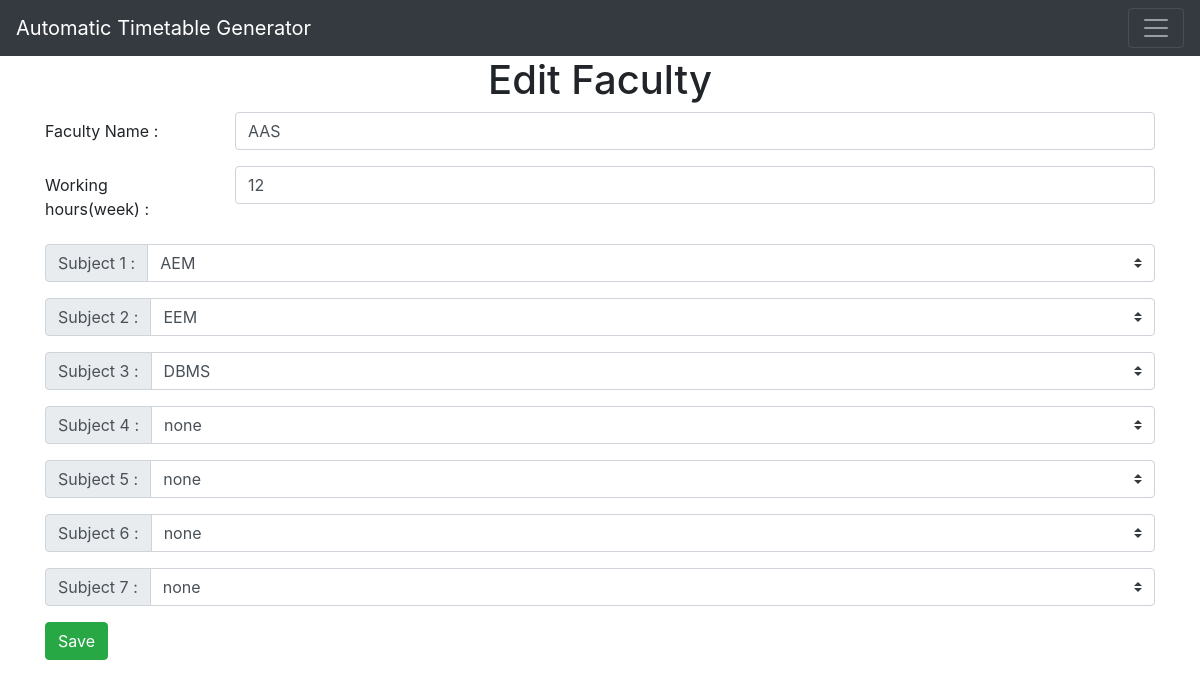
Page /edit/faculty/1 on the earlier database version.
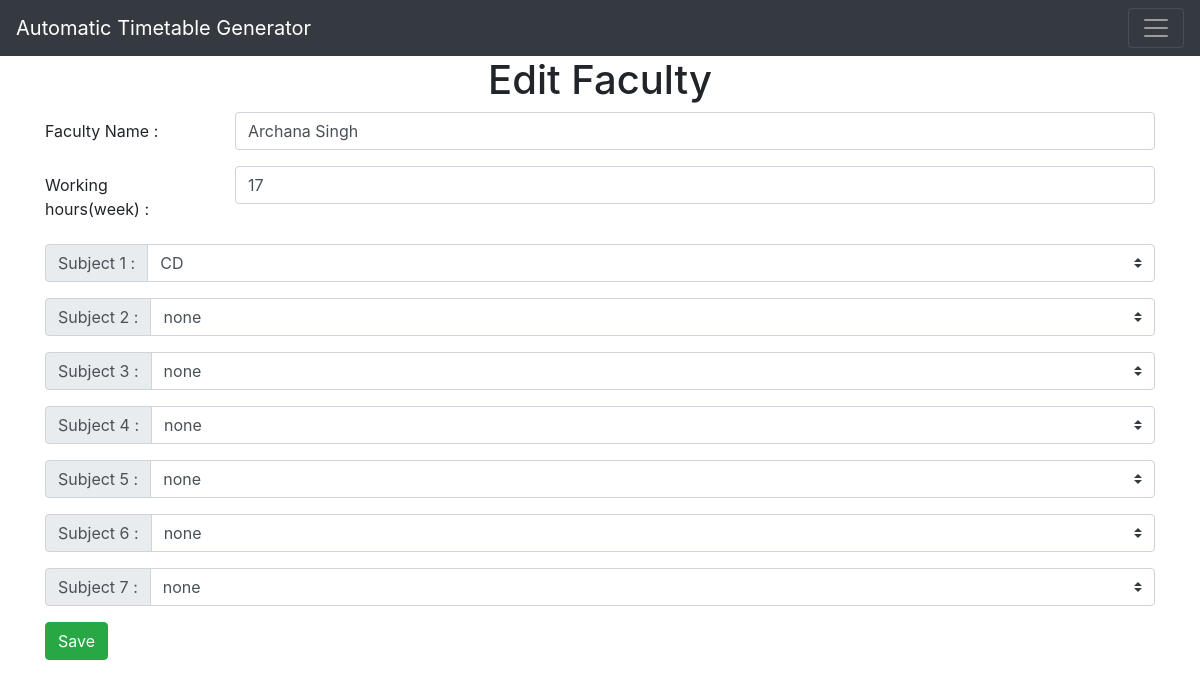
Same page on the later database version.
### app.py (models this page shows, shortened)
class Faculty(db.Model):
    faculty_id = db.Column(db.Integer, primary_key=True)
    faculty_name = db.Column(db.String(40), nullable=False)
    faculty_hours = db.Column(db.Integer, nullable=False)
    faculty_subject1 = db.Column(db.String(40), default='none')
    faculty_subject2 = db.Column(db.String(40), default='none')
    faculty_subject3 = db.Column(db.String(40), default='none')
    faculty_subject4 = db.Column(db.String(40), default='none')
    faculty_subject5 = db.Column(db.String(40), default='none')
    faculty_subject6 = db.Column(db.String(40), default='none')
    faculty_subject7 = db.Column(db.String(40), default='none')

### app.py (the view)
@app.route('/edit/faculty/<int:id>', methods=['GET','POST'])
def edit_faculty(id):
    faculty = Faculty.query.get_or_404(id)
    if request.method == "POST":
        faculty.faculty_name = request.form['faculty_name']
        faculty.faculty_hours = request.form['faculty_hours']
        faculty.faculty_subject1 = request.form['faculty_subject1']
        faculty.faculty_subject2 = request.form['faculty_subject2']
        faculty.faculty_subject3 = request.form['faculty_subject3']
        faculty.faculty_subject4 = request.form['faculty_subject4']
        faculty.faculty_subject5 = request.form['faculty_subject5']
        faculty.faculty_subject6 = request.form['faculty_subject6']
        faculty.faculty_subject7 = request.form['faculty_subject7']
        db.session.commit() # added permanently
        return redirect('/add-faculty')
    else:
        subjects = Subject.query.order_by(Subject.id).all()
        return render_template('edit-faculty.html', faculty = faculty, subjects = subjects)

### templates/edit-faculty.html (shortened to what this page needs)
{% extends 'base.html' %}
{% block body %}
<div class="container">
    <h1 style="text-align:center" >Edit Faculty</h1>
</div>
<form action="/edit/faculty/{{faculty.faculty_id}}" method="post">
    <div class="form-group row">
    <label for="faculty_name" class="col-sm-2 col-form-label">Faculty Name :</label>
    <div class="col-sm-10">
      <input type="text" class="form-control" name="faculty_name" id="faculty_name" value="{{faculty.faculty_name}}" required>
    </div>
  </div>
    <div class="form-group row">
      <label for="faculty_hours" class="col-sm-2 col-form-label">Working hours(week) :</label>
      <div class="col-sm-10">
        <input type="number" class="form-control" name="faculty_hours" id="faculty_hours" value="{{faculty.faculty_hours}}" required>
      </div>
    </div>
    <div class="input-group mb-3" id="add">
      <div class="input-group-prepend">
        <label class="input-group-text" for="faculty_subject1">Subject 1 :</label>
      </div>
      <select class="custom-select" name="faculty_subject1" id="faculty_subject1">
        <option default value="{{faculty.faculty_subject1}}">{{faculty.faculty_subject1}}</option>
      </select>
    </div>
    <div class="input-group mb-3" id="add">
      <div class="input-group-prepend">
        <label class="input-group-text" for="faculty_subject2">Subject 2 :</label>
      </div>
      <select class="custom-select" name="faculty_subject2" id="faculty_subject2">
        <option default value="{{faculty.faculty_subject2}}">{{faculty.faculty_subject2}}</option>
      </select>
    </div>
    <div class="input-group mb-3" id="add">
      <div class="input-group-prepend">
        <label class="input-group-text" for="faculty_subject3">Subject 3 :</label>
      </div>
      <select class="custom-select" name="faculty_subject3" id="faculty_subject3">
        <option default value="{{faculty.faculty_subject3}}">{{faculty.faculty_subject3}}</option>
      </select>
    </div>
    <div class="input-group mb-3" id="add">
      <div class="input-group-prepend">
        <label class="input-group-text" for="faculty_subject4">Subject 4 :</label>
      </div>
      <select class="custom-select" name="faculty_subject4" id="faculty_subject4">
        <option default value="{{faculty.faculty_subject4}}">{{faculty.faculty_subject4}}</option>
      </select>
    </div>
    <div class="input-group mb-3" id="add">
      <div class="input-group-prepend">
        <label class="input-group-text" for="faculty_subject5">Subject 5 :</label>
      </div>
      <select class="custom-select" name="faculty_subject5" id="faculty_subject5">
        <option default value="{{faculty.faculty_subject5}}">{{faculty.faculty_subject5}}</option>
      </select>
    </div>
    <div class="input-group mb-3" id="add">
      <div class="input-group-prepend">
        <label class="input-group-text" for="faculty_subject6">Subject 6 :</label>
      </div>
      <select class="custom-select" name="faculty_subject6" id="faculty_subject6">
        <option default value="{{faculty.faculty_subject6}}">{{faculty.faculty_subject6}}</option>
      </select>
    </div>
    <div class="input-group mb-3" id="add">
      <div class="input-group-prepend">
        <label class="input-group-text" for="faculty_subject7">Subject 7 :</label>
      </div>
      <select class="custom-select" name="faculty_subject7" id="faculty_subject7">
        <option default value="{{faculty.faculty_subject7}}">{{faculty.faculty_subject7}}</option>
      </select>
    </div>
  <div>
      <button class="btn btn-success" type="submit">Save</button>
  </div>
</form>
{% endblock %}

Differences in the rows shown:
changed Faculty "none": faculty_name "AAS" → "Archana Singh"; faculty_hours "12" → "17"; faculty_subject1 "AEM" → "CD"; faculty_subject2 "EEM" → "none"; faculty_subject3 "DBMS" → "none"
